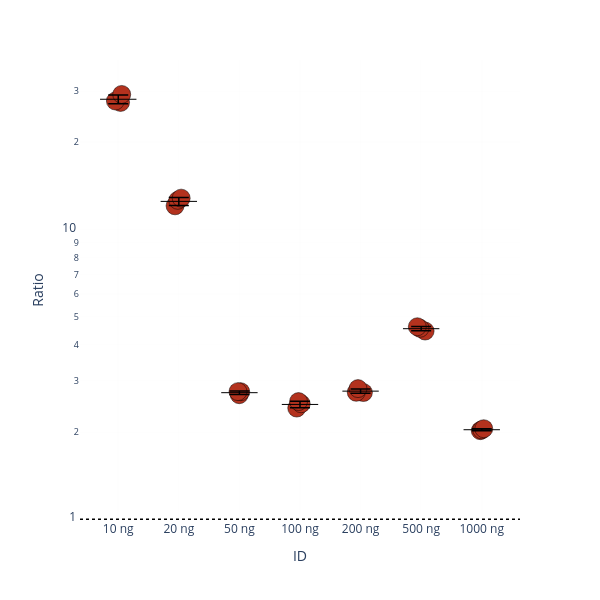

Write notebook code for a chart like this one.
### Markdown cell above
# Figure 2E

### Code cell
# Figure 2E — nanoPhos vs µPhos phosphosite-depth advantage per input.
# Counting: Class I, multiplicity collapsed, localization enforced (hardened counter).
#   - nanoPhos: woEGF columns only, via class_I_by_condition.
#   - µPhos:    single-condition HeLa file, counted directly.
# Plotted points: one per nanoPhos replicate, each divided by the µPhos MEAN count
#   -> 3 points per condition; their mean equals the ratio of means below. A black
#   mean ± SD crossbar is overlaid (preferred over a boxplot for n=3).
import importlib, core
importlib.reload(core)
from core import count_sites_per_sample_ptm_report, class_I_by_condition
import numpy as np
import pandas as pd
import plotly.express as px
import plotly.graph_objects as go

INPUT_NG_ORDER = [10, 20, 50, 100, 200, 500, 1000]
nano_counts = class_I_by_condition(nanoPhos_woEGF, 'woegf')   # {ng: [per-rep counts]}

summary_rows, ratios, labels = [], [], []
for ng in INPUT_NG_ORDER:
    if ng not in nano_counts or ng not in uPhos_HeLa:
        continue
    nano       = nano_counts[ng]
    uphos      = list(count_sites_per_sample_ptm_report(uPhos_HeLa[ng]).values())
    uphos_mean = np.mean(uphos)
    if uphos_mean <= 0:
        continue
    per_rep = [n / uphos_mean for n in nano]          # one ratio per nanoPhos replicate
    ratios += per_rep
    labels += [f"{ng} ng"] * len(per_rep)
    summary_rows.append({
        'input_ng':       ng,
        'nano_mean':      int(np.mean(nano)),
        'uphos_mean':     round(uphos_mean, 1),
        'ratio_of_means': round(np.mean(nano) / uphos_mean, 1),
    })

summary = pd.DataFrame(summary_rows).set_index('input_ng')
print(summary.to_string())

df_ratio = pd.DataFrame({'Ratio': ratios, 'ID': labels})
order = [f"{ng} ng" for ng in INPUT_NG_ORDER if ng in nano_counts and ng in uPhos_HeLa]
fig = px.strip(df_ratio, y='Ratio', x='ID', log_y=True, category_orders={'ID': order})
fig.update_layout(width=600, height=600, template='plotly_white', showlegend=False)
fig.update_traces(marker=dict(size=18, color='#B3321E', line=dict(width=0.5, color='black')))
fig.update_yaxes(showgrid=True, gridwidth=0.1, gridcolor='#F3F2F2', griddash='solid')
fig.update_xaxes(showgrid=True, gridwidth=0.1, gridcolor='#F3F2F2', griddash='solid')
fig.add_hline(y=1.0, line=dict(color='black', dash='dot', width=1.5))

# mean ± SD crossbar per condition (n=3)
stats_e = df_ratio.groupby('ID')['Ratio'].agg(['mean', 'std']).reindex(order)
fig.add_trace(go.Scatter(
    x=stats_e.index, y=stats_e['mean'],
    error_y=dict(type='data', array=stats_e['std'].fillna(0), visible=True,
                 color='black', thickness=1.5, width=10),
    mode='markers',
    marker=dict(symbol='line-ew', size=26, color='black', line=dict(width=1, color='black')),
    showlegend=False, hovertemplate='mean=%{y:.1f}×<extra></extra>',
))
fig.show()
fig.write_image(r'figures/figure2/figure2e.pdf', width=600, height=600)

### Figure 1 — Plotly figure (JSON) as saved in the notebook; plotly's stock layout.template omitted (floating-point values rounded to 4 significant figures)
{"data": [{"alignmentgroup": "True", "boxpoints": "all", "fillcolor": "rgba(255,255,255,0)", "hoveron": "points", "hovertemplate": "ID=%{x}<br>Ratio=%{y}<extra></extra>", "legendgroup": "", "line": {"color": "rgba(255,255,255,0)"}, "marker": {"color": "#B3321E", "line": {"color": "black", "width": 0.5}, "size": 18}, "name": "", "offsetgroup": "", "orientation": "v", "pointpos": 0, "showlegend": false, "type": "box", "x": ["10 ng", "10 ng", "10 ng", "20 ng", "20 ng", "20 ng", "50 ng", "50 ng", "50 ng", "100 ng", "100 ng", "100 ng", "200 ng", "200 ng", "200 ng", "500 ng", "500 ng", "500 ng", "1000 ng", "1000 ng", "1000 ng"], "x0": " ", "xaxis": "x", "y": [29.24, 27.76, 27.44, 12.83, 12.07, 12.61, 2.757, 2.755, 2.691, 2.548, 2.503, 2.419, 2.742, 2.824, 2.737, 4.462, 4.56, 4.617, 2.053, 2.035, 2.022], "y0": " ", "yaxis": "y"}, {"error_y": {"array": [0.9636, 0.3911, 0.03774, 0.06519, 0.04878, 0.07826, 0.01586], "color": "black", "thickness": 1.5, "type": "data", "visible": true, "width": 10}, "hovertemplate": "mean=%{y:.1f}×<extra></extra>", "marker": {"color": "black", "line": {"color": "black", "width": 1}, "size": 26, "symbol": "line-ew"}, "mode": "markers", "showlegend": false, "type": "scatter", "x": ["10 ng", "20 ng", "50 ng", "100 ng", "200 ng", "500 ng", "1000 ng"], "y": [28.15, 12.5, 2.734, 2.49, 2.768, 4.546, 2.037]}], "layout": {"boxmode": "group", "height": 600, "legend": {"tracegroupgap": 0}, "margin": {"t": 60}, "shapes": [{"line": {"color": "black", "dash": "dot", "width": 1.5}, "type": "line", "x0": 0, "x1": 1, "xref": "x domain", "y0": 1.0, "y1": 1.0, "yref": "y"}], "showlegend": false, "width": 600, "xaxis": {"anchor": "y", "categoryarray": ["10 ng", "20 ng", "50 ng", "100 ng", "200 ng", "500 ng", "1000 ng"], "categoryorder": "array", "domain": [0.0, 1.0], "gridcolor": "#F3F2F2", "griddash": "solid", "gridwidth": 0.1, "showgrid": true, "title": {"text": "ID"}}, "yaxis": {"anchor": "x", "domain": [0.0, 1.0], "gridcolor": "#F3F2F2", "griddash": "solid", "gridwidth": 0.1, "showgrid": true, "title": {"text": "Ratio"}, "type": "log"}}}
